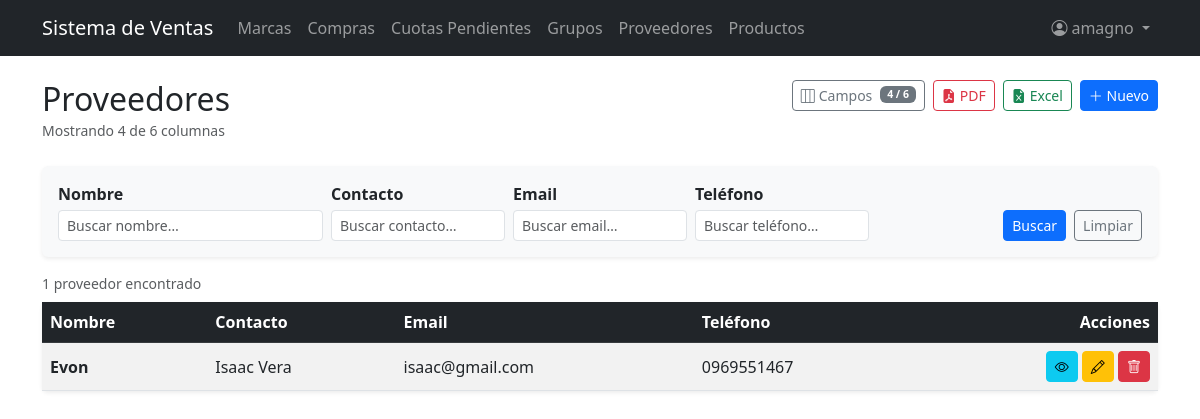
The page /suppliers/ (signed in) on the database its author committed.
### billing/models.py (models this page shows, shortened)
class Supplier(models.Model):
    name = models.CharField(max_length=200, verbose_name='Nombre de la compañia')
    contact_name = models.CharField(max_length=200, blank=True, null=True, verbose_name='Nombre de contacto')
    email = models.EmailField(blank=True, null=True)
    phone = models.CharField(max_length=20, blank=True, null=True, verbose_name='Teléfono')
    address = models.TextField(blank=True, null=True, verbose_name='Dirección')
    is_active = models.BooleanField(default=True, verbose_name='Activo')
    created_at = models.DateTimeField(auto_now_add=True)
    updated_at = models.DateTimeField(auto_now=True)
    class Meta:
        verbose_name = 'Supplier'
        verbose_name_plural = 'Suppliers'
        ordering = ['name']

### billing/views.py (the view, shortened to what this page needs)
# urls.py: path('suppliers/', views.SupplierListView.as_view(), name='supplier_list'),
class SupplierListView(ExportMixin, LoginRequiredMixin, PermissionRequiredMixin, ListView):
    model = Supplier
    template_name = 'billing/supplier_list.html'
    context_object_name = 'items'
    paginate_by = 3
    export_filename = 'proveedores'
    ALL_COLUMNS = SUPPLIER_ALL_COLUMNS
    permission_required = 'billing.view_supplier'
    permission_redirect_url = '/'
    def get_queryset(self):
        qs = Supplier.objects.all()
        form = SupplierSearchForm(self.request.GET)
        if form.is_valid():
            if form.cleaned_data.get('name'):
                qs = qs.filter(name__icontains=form.cleaned_data['name'])
            if form.cleaned_data.get('contact_name'):
                qs = qs.filter(contact_name__icontains=form.cleaned_data['contact_name'])
            if form.cleaned_data.get('email'):
                qs = qs.filter(email__icontains=form.cleaned_data['email'])
            if form.cleaned_data.get('phone'):
                qs = qs.filter(phone__icontains=form.cleaned_data['phone'])
            val = form.cleaned_data.get('is_active')
            if val in ('0', '1'):
                qs = qs.filter(is_active=(val == '1'))
        return qs
    def get_context_data(self, **kwargs):
        ctx = super().get_context_data(**kwargs)
        ctx['search_form'] = SupplierSearchForm(self.request.GET)
        ctx['all_columns'] = self.ALL_COLUMNS
        ctx['all_col_keys_json'] = json.dumps([c['key'] for c in self.ALL_COLUMNS])
        ctx['default_col_keys_json'] = json.dumps(
            [c['key'] for c in self.ALL_COLUMNS if c.get('default', True)]
        )
        return ctx

### billing/forms.py
class SupplierSearchForm(forms.Form):
    name = forms.CharField(
        required=False, label='Nombre',
        widget=forms.TextInput(attrs={**_sm_text, 'placeholder': 'Buscar nombre…'})
    )
    contact_name = forms.CharField(
        required=False, label='Contacto',
        widget=forms.TextInput(attrs={**_sm_text, 'placeholder': 'Buscar contacto…'})
    )
    email = forms.CharField(
        required=False, label='Email',
        widget=forms.TextInput(attrs={**_sm_text, 'placeholder': 'Buscar email…'})
    )
    phone = forms.CharField(
        required=False, label='Teléfono',
        widget=forms.TextInput(attrs={**_sm_text, 'placeholder': 'Buscar teléfono…'})
    )
    is_active = forms.ChoiceField(
        choices=_ACTIVE_CHOICES, required=False, label='Estado',
        widget=forms.Select(attrs=_sm_select)
    )

### billing/mixins.py (called while the page is built)
    def get(self, request, *args, **kwargs):
        fmt = request.GET.get('export')
        if fmt == 'pdf':
            return self.export_pdf(self.get_queryset())
        if fmt == 'excel':
            return self.export_excel(self.get_queryset())
        return super().get(request, *args, **kwargs)

    def get_context_data(self, **kwargs):
        ctx = super().get_context_data(**kwargs)
        params = self.request.GET.copy()
        params.pop('page', None)
        params.pop('export', None)
        ctx['query_params'] = params.urlencode()
        return ctx

### security/templatetags/security_tags.py (called while the page is built)
@register.filter(name='role_badge_class')
def role_badge_class(role_name):
    return ROLE_BADGE_CLASSES.get(role_name, 'bg-secondary')

@register.filter(name='has_group')
def has_group(user, group_name):
    if not user.is_authenticated:
        return False
    if user.is_superuser:      # el superusuario ve todo
        return True
    return user.groups.filter(name=group_name).exists()

### billing/templates/billing/supplier_list.html (shortened to what this page needs)
{% extends 'billing/base.html' %}
{% block content %}
<div class="d-flex justify-content-between align-items-start mb-4 flex-wrap gap-2">
  <div>
    <h2 class="mb-0">Proveedores</h2>
    <small class="text-muted" id="colText">Cargando columnas…</small>
  </div>
  <div class="d-flex gap-2 flex-wrap">
    <button type="button" class="btn btn-outline-secondary btn-sm d-inline-flex align-items-center gap-1"
            data-bs-toggle="modal" data-bs-target="#colModal">
      <i class="bi bi-layout-three-columns"></i> Campos
      <span class="badge bg-secondary ms-1" id="colBadge">…</span>
    </button>
    <a id="btnPdf" href="#" class="btn btn-outline-danger btn-sm d-inline-flex align-items-center gap-1">
      <i class="bi bi-file-earmark-pdf-fill"></i>PDF
    </a>
    <a id="btnExcel" href="#" class="btn btn-outline-success btn-sm d-inline-flex align-items-center gap-1">
      <i class="bi bi-file-earmark-excel-fill"></i>Excel
    </a>
    {% if perms.billing.add_supplier %}
    <a href="{% url 'billing:supplier_create' %}" class="btn btn-primary btn-sm">
      <i class="bi bi-plus-lg"></i> Nuevo
    </a>
    {% endif %}
  </div>
</div>
<form method="get" class="card card-body shadow-sm border-0 mb-3 bg-light">
  <div class="row g-2 align-items-end">
    <div class="col-12 col-md-3">
      <label class="form-label form-label-sm fw-semibold mb-1">{{ search_form.name.label }}</label>
      {{ search_form.name }}
    </div>
    <div class="col-12 col-md-2">
      <label class="form-label form-label-sm fw-semibold mb-1">{{ search_form.contact_name.label }}</label>
      {{ search_form.contact_name }}
    </div>
    <div class="col-12 col-md-2">
      <label class="form-label form-label-sm fw-semibold mb-1">{{ search_form.email.label }}</label>
      {{ search_form.email }}
    </div>
    <div class="col-12 col-md-2">
      <label class="form-label form-label-sm fw-semibold mb-1">{{ search_form.phone.label }}</label>
      {{ search_form.phone }}
    </div>
    <div class="col-12 col-md-auto ms-auto d-flex gap-2">
      <button type="submit" class="btn btn-primary btn-sm">Buscar</button>
      <a href="{% url 'billing:supplier_list' %}" class="btn btn-outline-secondary btn-sm">Limpiar</a>
    </div>
  </div>
</form>
<div class="d-flex justify-content-between align-items-center mb-2">
  <small class="text-muted">
    {% if paginator.count == 1 %}1 proveedor encontrado
    {% else %}{{ paginator.count }} proveedores encontrados{% endif %}
  </small>
</div>
<div class="card shadow-sm border-0">
  <div class="table-responsive">
    <table class="table table-striped table-hover align-middle mb-0" id="supplierTable">
      <thead class="table-dark">
        <tr>
          <th data-col="name">Nombre</th>
          <th data-col="contact_name">Contacto</th>
          <th data-col="email">Email</th>
          <th data-col="phone">Teléfono</th>
          <th class="text-end" style="white-space:nowrap;">Acciones</th>
        </tr>
      </thead>
      <tbody>
        {% for item in items %}
        <tr>
          <td data-col="name" class="fw-semibold">{{ item.name }}</td>
          <td data-col="contact_name">{{ item.contact_name|default:"-" }}</td>
          <td data-col="email">{{ item.email|default:"-" }}</td>
          <td data-col="phone">{{ item.phone|default:"-" }}</td>
          <td class="text-end text-nowrap">
            <a href="{% url 'billing:supplier_detail' item.pk %}" class="btn btn-sm btn-info" title="Ver" aria-label="Ver">
              <i class="bi bi-eye"></i>
            </a>
            {% if perms.billing.change_supplier %}
            <a href="{% url 'billing:supplier_update' item.pk %}" class="btn btn-sm btn-warning" title="Editar" aria-label="Editar">
              <i class="bi bi-pencil"></i>
            </a>
            {% endif %}
            {% if perms.billing.delete_supplier %}
            <a href="{% url 'billing:supplier_delete' item.pk %}" class="btn btn-sm btn-danger" title="Eliminar" aria-label="Eliminar">
              <i class="bi bi-trash"></i>
            </a>
            {% endif %}
          </td>
        </tr>
        {% endfor %}
      </tbody>
    </table>
  </div>
</div>
{% endblock %}

### billing/templates/billing/base.html (shortened to what this page needs)
{% load security_tags %}
<!DOCTYPE html>
<html lang="es">
<head>
  <link href="https://cdn.jsdelivr.net/npm/bootstrap@5.3.0/dist/css/bootstrap.min.css" rel="stylesheet">
  <link href="https://cdn.jsdelivr.net/npm/bootstrap-icons@1.11.3/font/bootstrap-icons.min.css" rel="stylesheet">
</head>
<body>
<nav class="navbar navbar-expand-lg navbar-dark bg-dark">
  <div class="container">
    <a class="navbar-brand" href="{% url 'billing:home' %}">Sistema de Ventas</a>
    <div class="collapse navbar-collapse" id="nav">
      <ul class="navbar-nav me-auto">
        {% if user.is_authenticated %}
        {% if perms.billing.view_brand %}
        <li class="nav-item"><a class="nav-link" href="{% url 'billing:brand_list' %}">Marcas</a></li>
        {% endif %}
        {% if perms.purchasing.view_purchase %}
        <li class="nav-item"><a class="nav-link" href="{% url 'purchasing:purchase_list' %}">Compras</a></li>
        <li class="nav-item"><a class="nav-link" href="{% url 'creditos_compras:cuotas_pendientes' %}">Cuotas Pendientes</a></li>
        {% endif %}
        {% if perms.billing.view_productgroup %}
        <li class="nav-item"><a class="nav-link" href="{% url 'billing:productgroup_list' %}">Grupos</a></li>
        {% endif %}
        {% if perms.billing.view_supplier %}
        <li class="nav-item"><a class="nav-link" href="{% url 'billing:supplier_list' %}">Proveedores</a></li>
        {% endif %}
        {% if perms.billing.view_product %}
        <li class="nav-item"><a class="nav-link" href="{% url 'billing:product_list' %}">Productos</a></li>
        {% endif %}
        {% endif %}
      </ul>
      <ul class="navbar-nav">
        {% if user.is_authenticated %}
        {% with role=user.groups.first %}
        <li class="nav-item dropdown">
          <a class="nav-link dropdown-toggle" href="#" data-bs-toggle="dropdown">
            <i class="bi bi-person-circle me-1"></i>{{ user.username }}
          </a>
        </li>
        {% endwith %}
        {% else %}
        <li class="nav-item">
          <a class="nav-link" href="{% url 'security:login' %}">Login</a>
        </li>
        {% endif %}
      </ul>
    </div>
  </div>
</nav>
<div class="container mt-4">
  {% block content %}
  {% endblock %}
</div>
</body>
</html>

### rows shown on the page
Supplier: name "Evon", contact_name "Isaac Vera", email "isaac@gmail.com", phone "0969551467"

### other values the page prints
{{ user.username }} "amagno"
{{ search_form.name.label }} "Nombre"
{{ search_form.contact_name.label }} "Contacto"
{{ search_form.email.label }} "Email"
{{ search_form.phone.label }} "Teléfono"
